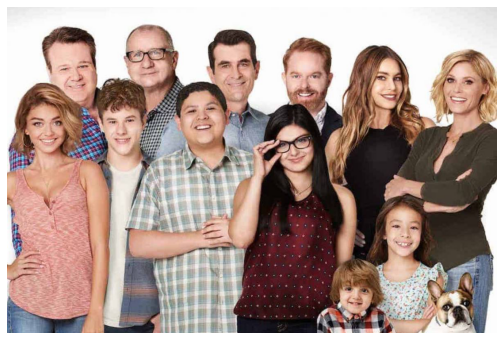
#> input picture varios.png, 503 x 340 px
$ python -i procesar_imagen.py   (imports and definitions only)
#> lines starting #> are read from the running program, lines starting #| are printed output that depends on the picture
#> further down, picture is the input picture: PIL image 503x340 RGBA; mean R, G, B, A 171.9, 149.7, 142.4, 238.2
from PIL import Image
from io import BytesIO

def proccessImage(img):
    """
        Procesa una imagen redimensionándola a un tamaño específico, corrigiendo su orientación, y devolviendo la imagen procesada.

        Parámetros:
            img (PIL.Image.Image): La imagen a procesar.

        Devoluciones:
            PIL.Image.Image: La imagen procesada.

    """

    sizes = (400, 400)
    img = img.convert("RGB")
    exif = img.getexif()
    orientation = exif.get(274, 1)  # Valor predeterminado: 1 (sin rotación)
#> orientation = 1

    if orientation == 3:
        img = img.rotate(180, expand=True)
    elif orientation == 6:
        img = img.rotate(270, expand=True)
    elif orientation == 8:
        img = img.rotate(90, expand=True)

    image_resize = img.resize((sizes), Image.LANCZOS)
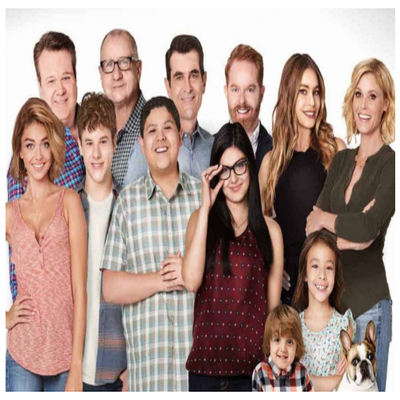
#> image_resize: PIL image 400x400 RGB; mean R, G, B 171.8, 149.7, 142.3
    buffer = BytesIO()
    image_resize.save(buffer, format="JPEG", quality=50)
    return image_resize

>>> from PIL import Image
>>> picture = Image.open('../varios.png')
>>> result = proccessImage(picture)
